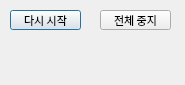
<?xml version="1.0" encoding="UTF-8"?>
<ui version="4.0">
 <class>ControlDialog</class>
 <widget class="QDialog" name="ControlDialog">
  <property name="geometry">
   <rect>
    <x>0</x>
    <y>0</y>
    <width>185</width>
    <height>85</height>
   </rect>
  </property>
  <property name="windowTitle">
   <string>Control Window</string>
  </property>
  <widget class="QPushButton" name="pushButton_Restart">
   <property name="geometry">
    <rect>
     <x>10</x>
     <y>10</y>
     <width>71</width>
     <height>20</height>
    </rect>
   </property>
   <property name="font">
    <font>
     <family>a뉴굴림2</family>
     <pointsize>8</pointsize>
     <weight>50</weight>
     <bold>false</bold>
    </font>
   </property>
   <property name="styleSheet">
    <string notr="true"/>
   </property>
   <property name="text">
    <string>다시 시작</string>
   </property>
   <property name="checkable">
    <bool>false</bool>
   </property>
   <property name="checked">
    <bool>false</bool>
   </property>
   <property name="autoRepeat">
    <bool>false</bool>
   </property>
   <property name="autoRepeatInterval">
    <number>106</number>
   </property>
  </widget>
  <widget class="QPushButton" name="pushButton_AllStop">
   <property name="geometry">
    <rect>
     <x>100</x>
     <y>10</y>
     <width>71</width>
     <height>20</height>
    </rect>
   </property>
   <property name="font">
    <font>
     <family>a뉴굴림2</family>
     <pointsize>8</pointsize>
     <weight>50</weight>
     <bold>false</bold>
    </font>
   </property>
   <property name="styleSheet">
    <string notr="true"/>
   </property>
   <property name="text">
    <string>전체 중지</string>
   </property>
   <property name="checkable">
    <bool>false</bool>
   </property>
   <property name="checked">
    <bool>false</bool>
   </property>
   <property name="autoRepeat">
    <bool>false</bool>
   </property>
   <property name="autoRepeatInterval">
    <number>106</number>
   </property>
  </widget>
 </widget>
 <resources/>
 <connections/>
</ui>
